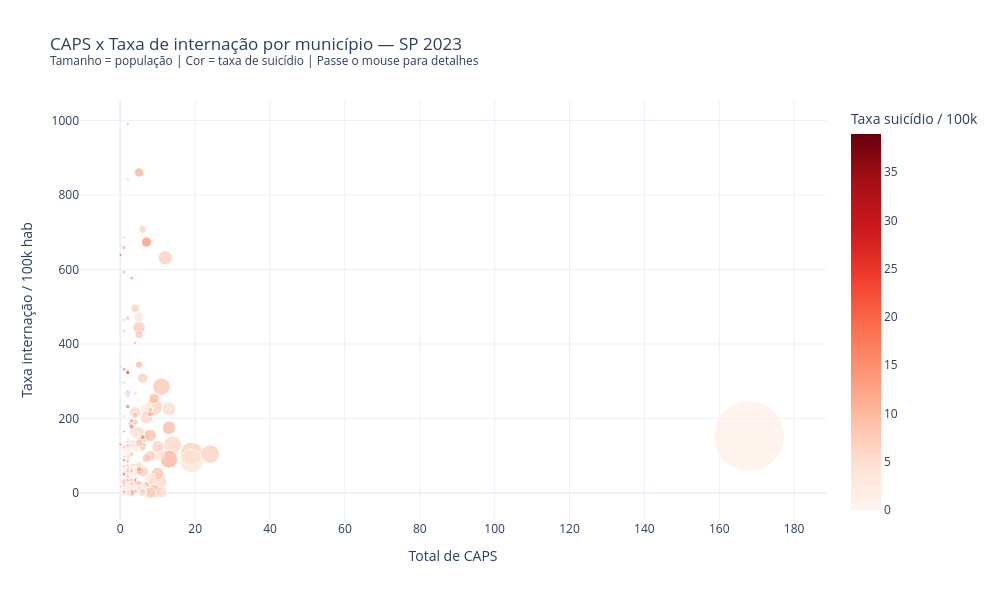

The notebook cell saved with this chart:
### Code cell
df_2023 = df_mun[df_mun['ano'] == '2023'].copy()

for col in ['taxa_internacao_100k', 'taxa_suicidio_100k', 'total_caps',
            'populacao_total', 'total_internacoes', 'pct_domicilios_favelas']:
    df_2023[col] = pd.to_numeric(df_2023[col], errors='coerce')

df_2023 = df_2023[
    (df_2023['taxa_internacao_100k'] < 1000) &
    (df_2023['populacao_total'] > 10000)
].dropna(subset=['taxa_internacao_100k', 'taxa_suicidio_100k'])

df_2023['tem_caps'] = df_2023['total_caps'].apply(
    lambda x: 'Com CAPS' if x > 0 else 'Sem CAPS'
)

fig = px.scatter(
    df_2023,
    x='total_caps',
    y='taxa_internacao_100k',
    size='populacao_total',
    color='taxa_suicidio_100k',
    color_continuous_scale='Reds',
    hover_name='municipio',
    hover_data={
        'total_internacoes': True,
        'taxa_internacao_100k': ':.1f',
        'taxa_suicidio_100k': ':.1f',
        'total_caps': True,
        'populacao_total': ':,.0f',
    },
    labels={
        'total_caps': 'Total de CAPS',
        'taxa_internacao_100k': 'Taxa internação / 100k hab',
        'taxa_suicidio_100k': 'Taxa suicídio / 100k',
    },
    title='CAPS x Taxa de internação por município — SP 2023<br>'
          '<sup>Tamanho = população | Cor = taxa de suicídio | Passe o mouse para detalhes</sup>',
    size_max=50,
    template='plotly_white'
)

fig.update_layout(width=1000, height=600)
fig.show()
fig.write_html(f'{OUTPUT}/08_municipios_interativo.html')

### Figure 1 — Plotly figure (JSON) as saved in the notebook; plotly's stock layout.template omitted (floating-point values rounded to 4 significant figures; data arrays with more than 128 entries replaced by an {"elided": "..."} marker saying what was removed)
{"data": [{"customdata": {"elided": "246x3 float values"}, "hovertemplate": "<b>%{hovertext}</b><br><br>Total de CAPS=%{x}<br>Taxa internação / 100k hab=%{y:.1f}<br>populacao_total=%{customdata[2]:,.0f}<br>total_internacoes=%{customdata[0]}<br>Taxa suicídio / 100k=%{marker.color:.1f}<extra></extra>", "hovertext": {"elided": "246 str values"}, "legendgroup": "", "marker": {"color": {"elided": "246 float values"}, "coloraxis": "coloraxis", "size": {"elided": "246 int values"}, "sizemode": "area", "sizeref": 4670.0, "symbol": "circle"}, "mode": "markers", "name": "", "orientation": "v", "showlegend": false, "type": "scatter", "x": {"elided": "246 int values"}, "xaxis": "x", "y": {"elided": "246 float values"}, "yaxis": "y"}], "layout": {"coloraxis": {"colorbar": {"title": {"text": "Taxa suicídio / 100k"}}, "colorscale": [[0, "rgb(255,245,240)"], [0.125, "rgb(254,224,210)"], [0.25, "rgb(252,187,161)"], [0.375, "rgb(252,146,114)"], [0.5, "rgb(251,106,74)"], [0.625, "rgb(239,59,44)"], [0.75, "rgb(203,24,29)"], [0.875, "rgb(165,15,21)"], [1, "rgb(103,0,13)"]]}, "height": 600, "legend": {"itemsizing": "constant", "tracegroupgap": 0}, "title": {"text": "CAPS x Taxa de internação por município — SP 2023<br><sup>Tamanho = população | Cor = taxa de suicídio | Passe o mouse para detalhes</sup>"}, "width": 1000, "xaxis": {"anchor": "y", "domain": [0, 1], "title": {"text": "Total de CAPS"}}, "yaxis": {"anchor": "x", "domain": [0, 1], "title": {"text": "Taxa internação / 100k hab"}}}}
